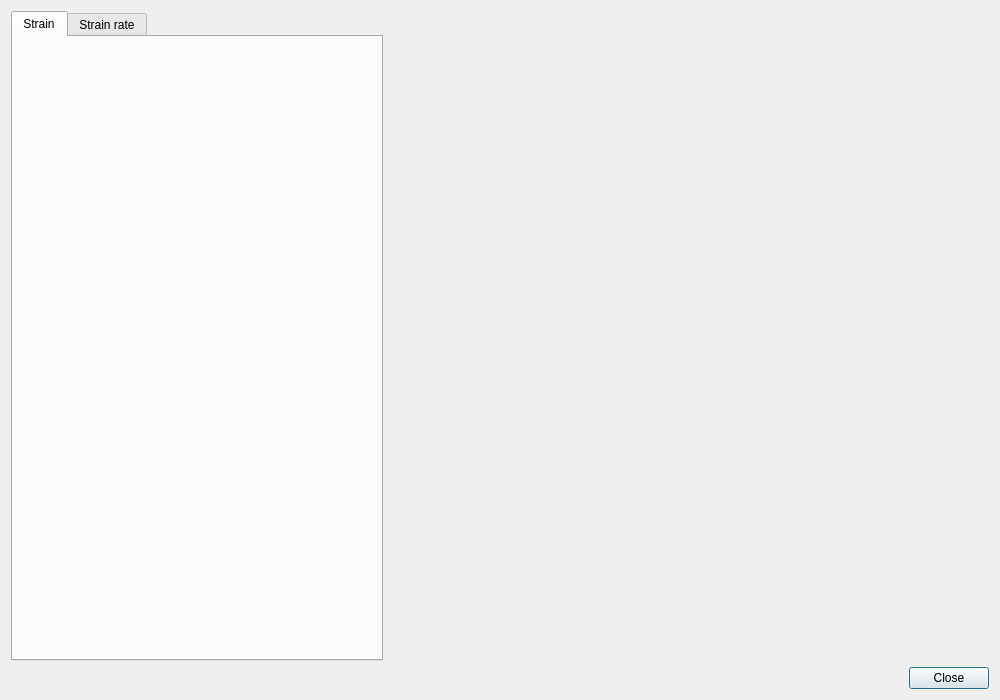
<?xml version="1.0" encoding="UTF-8"?>
<ui version="4.0">
 <class>DialogStrainStatistics</class>
 <widget class="QDialog" name="DialogStrainStatistics">
  <property name="geometry">
   <rect>
    <x>0</x>
    <y>0</y>
    <width>1000</width>
    <height>700</height>
   </rect>
  </property>
  <property name="windowTitle">
   <string>Dialog</string>
  </property>
  <layout class="QVBoxLayout" name="verticalLayout_3">
   <item>
    <layout class="QHBoxLayout" name="horizontalLayout">
     <item>
      <widget class="QTabWidget" name="tabWidget">
       <property name="currentIndex">
        <number>0</number>
       </property>
       <widget class="QWidget" name="tabStrain">
        <attribute name="title">
         <string>Strain</string>
        </attribute>
        <layout class="QVBoxLayout" name="verticalLayout">
         <item>
          <widget class="WidgetPlot" name="mainStrainPlot" native="true"/>
         </item>
         <item>
          <widget class="WidgetPlot" name="strainPerPointsPlot" native="true"/>
         </item>
         <item>
          <widget class="WidgetSpectrogram" name="spectrogramPlot" native="true"/>
         </item>
        </layout>
       </widget>
       <widget class="QWidget" name="tabStrainRate">
        <attribute name="title">
         <string>Strain rate</string>
        </attribute>
        <layout class="QVBoxLayout" name="verticalLayout_2">
         <item>
          <widget class="WidgetPlot" name="mainStrainRatePlot" native="true"/>
         </item>
         <item>
          <widget class="WidgetPlot" name="strainRatePerPointsPlot" native="true"/>
         </item>
         <item>
          <widget class="WidgetSpectrogram" name="spectrogramRatePlot" native="true"/>
         </item>
        </layout>
       </widget>
      </widget>
     </item>
     <item>
      <widget class="WidgetStrainVideo" name="strainVideoWidget" native="true">
       <property name="minimumSize">
        <size>
         <width>600</width>
         <height>0</height>
        </size>
       </property>
      </widget>
     </item>
    </layout>
   </item>
   <item>
    <widget class="QDialogButtonBox" name="buttonBox">
     <property name="standardButtons">
      <set>QDialogButtonBox::Close</set>
     </property>
    </widget>
   </item>
  </layout>
 </widget>
 <customwidgets>
  <customwidget>
   <class>WidgetPlot</class>
   <extends>QWidget</extends>
   <header>ui/widgetplot.h</header>
   <container>1</container>
   <slots>
    <slot>setIndex(int)</slot>
   </slots>
  </customwidget>
  <customwidget>
   <class>WidgetSpectrogram</class>
   <extends>QWidget</extends>
   <header>ui/widgetspectrogram.h</header>
   <container>1</container>
   <slots>
    <slot>setIndex(int)</slot>
   </slots>
  </customwidget>
  <customwidget>
   <class>WidgetStrainVideo</class>
   <extends>QWidget</extends>
   <header>ui/widgetstrainvideo.h</header>
   <container>1</container>
   <slots>
    <signal>displayIndexChanged(int)</signal>
   </slots>
  </customwidget>
 </customwidgets>
 <resources/>
 <connections>
  <connection>
   <sender>buttonBox</sender>
   <signal>clicked(QAbstractButton*)</signal>
   <receiver>DialogStrainStatistics</receiver>
   <slot>hide()</slot>
   <hints>
    <hint type="sourcelabel">
     <x>756</x>
     <y>600</y>
    </hint>
    <hint type="destinationlabel">
     <x>690</x>
     <y>616</y>
    </hint>
   </hints>
  </connection>
 </connections>
</ui>
